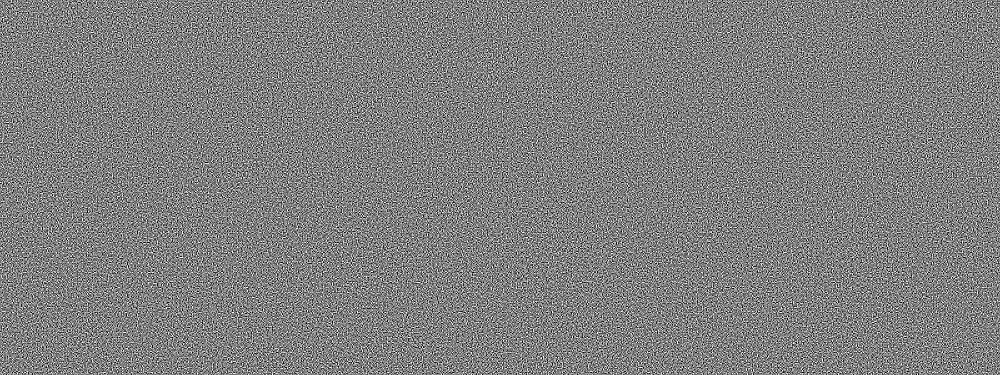
#> input picture Visual Crypto for Password Enhancing/Shared Images/sharedImage1.png, 1000 x 375 px, shrunk from 1600 x 600 before the run, found by its file name
$ python decryption.py
#> lines starting #> are read from the running program, lines starting #| are printed output that depends on the picture; after the words box and inside, x2 and y2 are one past the last pixel; in counts of white or black regions, pixels touching at a corner belong together
import cv2
from PIL import Image
import PIL.ImageOps

img1 = cv2.imread('Shared Images\sharedImage1.png', 1)
#> img1 is the input picture: shape (375, 1000, 3); min 0, max 255, mean 127.5
img2 = cv2.imread('Shared Images\sharedImage2.png', 1)
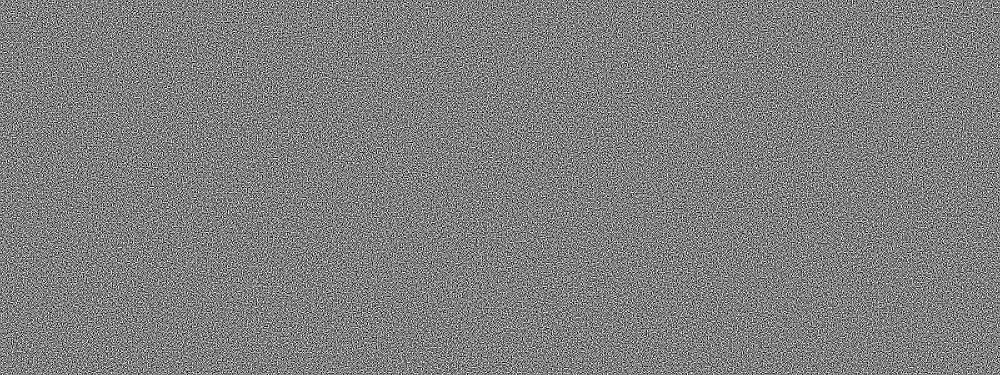
#> input picture Visual Crypto for Password Enhancing/Shared Images/sharedImage2.png, 1000 x 375 px, shrunk from 1600 x 600 before the run, found by its file name
#> img2 is the input picture: shape (375, 1000, 3); min 0, max 255, mean 127.5
img = cv2.add(img1, img2)
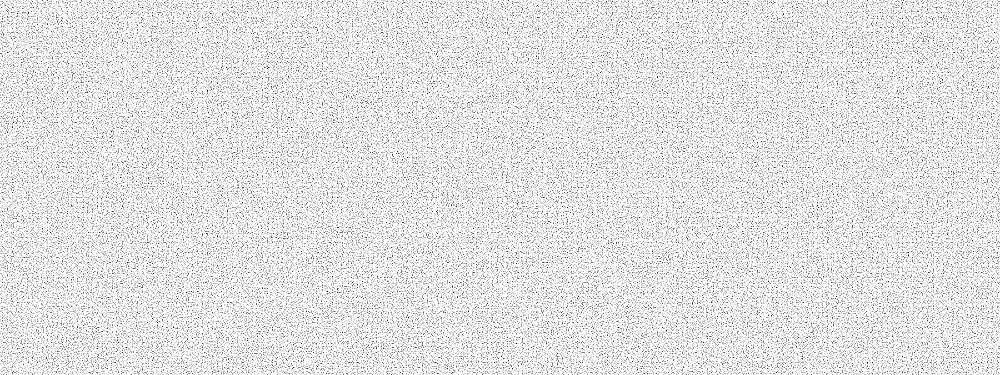
#> img: shape (375, 1000, 3); min 0, max 255, mean 228.1

overlap = cv2.cvtColor(img, cv2.COLOR_BGR2GRAY)
cv2.imwrite('Final Results\Overlapped_Image.png', overlap)

d1 = cv2.GaussianBlur(overlap, (5,5), cv2.BORDER_DEFAULT)
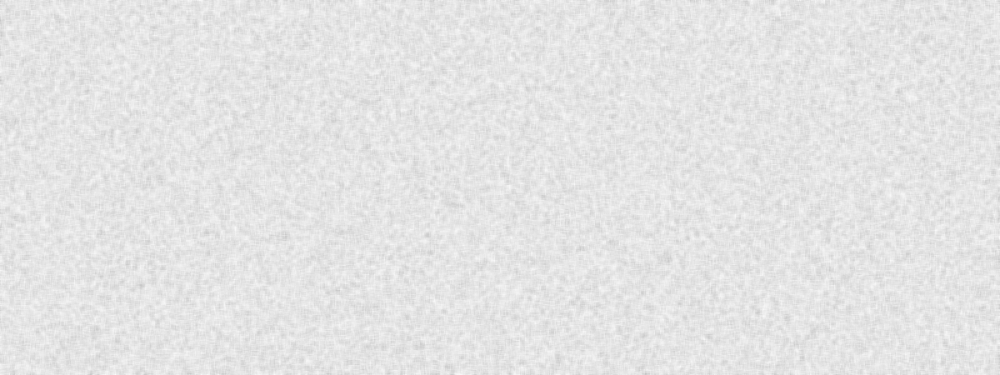
#> d1: shape (375, 1000); min 198, max 250, mean 228.1

ret3,d2 = cv2.threshold(d1,0,255,cv2.THRESH_BINARY+cv2.THRESH_OTSU)
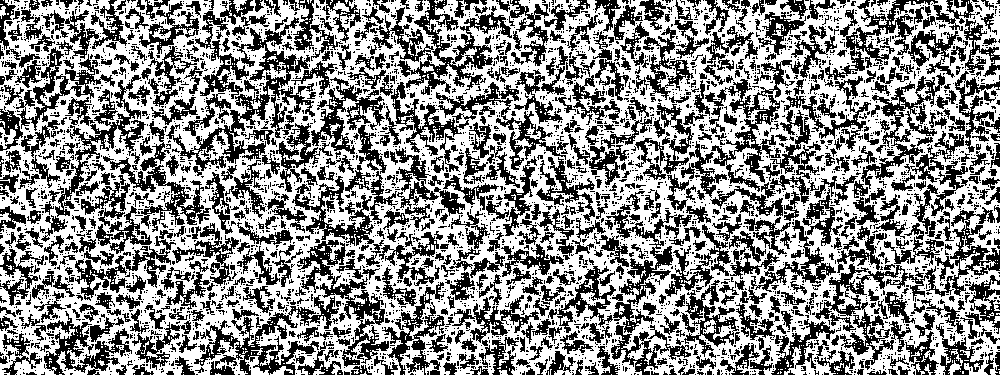
#> d2: shape (375, 1000); 55.6% white; 4222 black regions (3463 under 20 px), largest, box (x1, y1, x2, y2) and area: (166, 17, 315, 171) 4205, (815, 207, 1000, 370) 4144, (705, 25, 837, 192) 3508
#> ret3 = 227
cv2.imwrite('Final Results\decrypt1.png', d2)

image = Image.open('Final Results\decrypt1.png')
Final_image = PIL.ImageOps.invert(image)
Final_image.save('Final Results\Final_Decrypted_Image.png')
